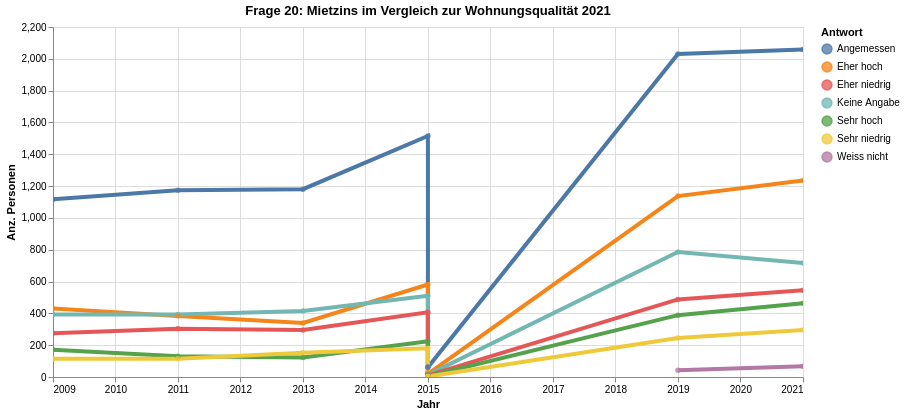

Notebook cell for this chart:
### Code cell
myTitle="Frage 20: Mietzins im Vergleich zur Wohnungsqualität 2021 "

highlight = alt.selection(type='single', on='mouseover',
                          fields=['A3009aa01'], nearest=True)
#x='date:StichtagDatJahr',
base = alt.Chart(myAgg.reset_index().query('sum_sgewicht>0'), title=myTitle).encode(
    x=alt.X('Jahr', axis=alt.Axis(title='Jahr'))# , axis=alt.Axis(format='%', title='percentage')
    , y=alt.X('sum_sgewicht', axis=alt.Axis(title='Anz. Personen'))
    , color=alt.Color('A3009aa01', legend=alt.Legend(title="Antwort", orient="right"))  
    ,tooltip=['Jahr', 'A3009aa01','sum_sgewicht']    
)
points = base.mark_circle().encode(
    opacity=alt.value(0.75)
).add_selection(
    highlight
).properties(
    width=750 , height=350
)
lines = base.mark_line().encode(
    size=alt.condition(~highlight, alt.value(0.5), alt.value(4))
).interactive()

lines + points

### Figure 1 — Vega-Lite specification as saved in the notebook (floating-point values rounded to 4 significant figures)
{"config": {"view": {"continuousWidth": 400, "continuousHeight": 300}}, "layer": [{"mark": "line", "encoding": {"color": {"type": "nominal", "field": "A3009aa01", "legend": {"orient": "right", "title": "Antwort"}}, "size": {"condition": {"value": 0.5, "selection": {"not": "selector018"}}, "value": 4}, "tooltip": [{"type": "temporal", "field": "Jahr"}, {"type": "nominal", "field": "A3009aa01"}, {"type": "quantitative", "field": "sum_sgewicht"}], "x": {"type": "temporal", "axis": {"title": "Jahr"}, "field": "Jahr"}, "y": {"type": "quantitative", "axis": {"title": "Anz. Personen"}, "field": "sum_sgewicht"}}, "selection": {"selector019": {"type": "interval", "bind": "scales", "encodings": ["x", "y"]}}, "title": "Frage 20: Mietzins im Vergleich zur Wohnungsqualität 2021 "}, {"mark": "circle", "encoding": {"color": {"type": "nominal", "field": "A3009aa01", "legend": {"orient": "right", "title": "Antwort"}}, "opacity": {"value": 0.75}, "tooltip": [{"type": "temporal", "field": "Jahr"}, {"type": "nominal", "field": "A3009aa01"}, {"type": "quantitative", "field": "sum_sgewicht"}], "x": {"type": "temporal", "axis": {"title": "Jahr"}, "field": "Jahr"}, "y": {"type": "quantitative", "axis": {"title": "Anz. Personen"}, "field": "sum_sgewicht"}}, "height": 350, "selection": {"selector018": {"type": "single", "on": "mouseover", "fields": ["A3009aa01"], "nearest": true}}, "title": "Frage 20: Mietzins im Vergleich zur Wohnungsqualität 2021 ", "width": 750}], "data": {"name": "data-5b38b33843eb2d612a5a172c94276612"}, "$schema": "https://vega.github.io/schema/vega-lite/v4.8.1.json", "datasets": {"data-5b38b33843eb2d612a5a172c94276612": [{"Jahr": "2021-01-01T00:00:00", "A3009aa01": "Angemessen", "fbversion": "Keine Angabe", "sum_sgewicht": 2059.0}, {"Jahr": "2019-01-01T00:00:00", "A3009aa01": "Angemessen", "fbversion": "Keine Angabe", "sum_sgewicht": 2030.0}, {"Jahr": "2015-01-01T00:00:00", "A3009aa01": "Angemessen", "fbversion": "Keine Angabe", "sum_sgewicht": 1515.0}, {"Jahr": "2021-01-01T00:00:00", "A3009aa01": "Eher hoch", "fbversion": "Keine Angabe", "sum_sgewicht": 1235.0}, {"Jahr": "2013-01-01T00:00:00", "A3009aa01": "Angemessen", "fbversion": "Keine Angabe", "sum_sgewicht": 1181.0}, {"Jahr": "2011-01-01T00:00:00", "A3009aa01": "Angemessen", "fbversion": "Keine Angabe", "sum_sgewicht": 1173.0}, {"Jahr": "2019-01-01T00:00:00", "A3009aa01": "Eher hoch", "fbversion": "Keine Angabe", "sum_sgewicht": 1137.0}, {"Jahr": "2009-01-01T00:00:00", "A3009aa01": "Angemessen", "fbversion": "Keine Angabe", "sum_sgewicht": 1116.0}, {"Jahr": "2019-01-01T00:00:00", "A3009aa01": "Keine Angabe", "fbversion": "Keine Angabe", "sum_sgewicht": 785.6}, {"Jahr": "2021-01-01T00:00:00", "A3009aa01": "Keine Angabe", "fbversion": "Keine Angabe", "sum_sgewicht": 716.0}, {"Jahr": "2015-01-01T00:00:00", "A3009aa01": "Eher hoch", "fbversion": "Keine Angabe", "sum_sgewicht": 581.1}, {"Jahr": "2021-01-01T00:00:00", "A3009aa01": "Eher niedrig", "fbversion": "Keine Angabe", "sum_sgewicht": 545.2}, {"Jahr": "2015-01-01T00:00:00", "A3009aa01": "Keine Angabe", "fbversion": "Keine Angabe", "sum_sgewicht": 511.3}, {"Jahr": "2019-01-01T00:00:00", "A3009aa01": "Eher niedrig", "fbversion": "Keine Angabe", "sum_sgewicht": 487.8}, {"Jahr": "2021-01-01T00:00:00", "A3009aa01": "Sehr hoch", "fbversion": "Keine Angabe", "sum_sgewicht": 463.2}, {"Jahr": "2009-01-01T00:00:00", "A3009aa01": "Eher hoch", "fbversion": "Keine Angabe", "sum_sgewicht": 430.7}, {"Jahr": "2013-01-01T00:00:00", "A3009aa01": "Keine Angabe", "fbversion": "Keine Angabe", "sum_sgewicht": 414.9}, {"Jahr": "2015-01-01T00:00:00", "A3009aa01": "Eher niedrig", "fbversion": "Keine Angabe", "sum_sgewicht": 407.1}, {"Jahr": "2011-01-01T00:00:00", "A3009aa01": "Keine Angabe", "fbversion": "Keine Angabe", "sum_sgewicht": 393.6}, {"Jahr": "2009-01-01T00:00:00", "A3009aa01": "Keine Angabe", "fbversion": "Keine Angabe", "sum_sgewicht": 392.2}, {"Jahr": "2019-01-01T00:00:00", "A3009aa01": "Sehr hoch", "fbversion": "Keine Angabe", "sum_sgewicht": 388.8}, {"Jahr": "2011-01-01T00:00:00", "A3009aa01": "Eher hoch", "fbversion": "Keine Angabe", "sum_sgewicht": 384.2}, {"Jahr": "2013-01-01T00:00:00", "A3009aa01": "Eher hoch", "fbversion": "Keine Angabe", "sum_sgewicht": 339.3}, {"Jahr": "2011-01-01T00:00:00", "A3009aa01": "Eher niedrig", "fbversion": "Keine Angabe", "sum_sgewicht": 303.6}, {"Jahr": "2013-01-01T00:00:00", "A3009aa01": "Eher niedrig", "fbversion": "Keine Angabe", "sum_sgewicht": 295.4}, {"Jahr": "2021-01-01T00:00:00", "A3009aa01": "Sehr niedrig", "fbversion": "Keine Angabe", "sum_sgewicht": 295.1}, {"Jahr": "2009-01-01T00:00:00", "A3009aa01": "Eher niedrig", "fbversion": "Keine Angabe", "sum_sgewicht": 275.3}, {"Jahr": "2019-01-01T00:00:00", "A3009aa01": "Sehr niedrig", "fbversion": "Keine Angabe", "sum_sgewicht": 245.2}, {"Jahr": "2015-01-01T00:00:00", "A3009aa01": "Sehr hoch", "fbversion": "Keine Angabe", "sum_sgewicht": 224.4}, {"Jahr": "2015-01-01T00:00:00", "A3009aa01": "Sehr niedrig", "fbversion": "Keine Angabe", "sum_sgewicht": 180.2}, {"Jahr": "2009-01-01T00:00:00", "A3009aa01": "Sehr hoch", "fbversion": "Keine Angabe", "sum_sgewicht": 171.3}, {"Jahr": "2013-01-01T00:00:00", "A3009aa01": "Sehr niedrig", "fbversion": "Keine Angabe", "sum_sgewicht": 152.8}, {"Jahr": "2011-01-01T00:00:00", "A3009aa01": "Sehr hoch", "fbversion": "Keine Angabe", "sum_sgewicht": 130.4}, {"Jahr": "2013-01-01T00:00:00", "A3009aa01": "Sehr hoch", "fbversion": "Keine Angabe", "sum_sgewicht": 121.9}, {"Jahr": "2009-01-01T00:00:00", "A3009aa01": "Sehr niedrig", "fbversion": "Keine Angabe", "sum_sgewicht": 115.1}, {"Jahr": "2011-01-01T00:00:00", "A3009aa01": "Sehr niedrig", "fbversion": "Keine Angabe", "sum_sgewicht": 114.7}, {"Jahr": "2021-01-01T00:00:00", "A3009aa01": "Weiss nicht", "fbversion": "Keine Angabe", "sum_sgewicht": 68.07}, {"Jahr": "2015-01-01T00:00:00", "A3009aa01": "Angemessen", "fbversion": "V2", "sum_sgewicht": 63.6}, {"Jahr": "2015-01-01T00:00:00", "A3009aa01": "Angemessen", "fbversion": "V1", "sum_sgewicht": 60.96}, {"Jahr": "2019-01-01T00:00:00", "A3009aa01": "Weiss nicht", "fbversion": "Keine Angabe", "sum_sgewicht": 42.4}, {"Jahr": "2015-01-01T00:00:00", "A3009aa01": "Eher hoch", "fbversion": "V1", "sum_sgewicht": 27.55}, {"Jahr": "2015-01-01T00:00:00", "A3009aa01": "Eher hoch", "fbversion": "V2", "sum_sgewicht": 19.65}, {"Jahr": "2015-01-01T00:00:00", "A3009aa01": "Keine Angabe", "fbversion": "V1", "sum_sgewicht": 18.78}, {"Jahr": "2015-01-01T00:00:00", "A3009aa01": "Eher niedrig", "fbversion": "V1", "sum_sgewicht": 14.86}, {"Jahr": "2015-01-01T00:00:00", "A3009aa01": "Keine Angabe", "fbversion": "V2", "sum_sgewicht": 13.57}, {"Jahr": "2015-01-01T00:00:00", "A3009aa01": "Sehr hoch", "fbversion": "V1", "sum_sgewicht": 13.04}, {"Jahr": "2015-01-01T00:00:00", "A3009aa01": "Eher niedrig", "fbversion": "V2", "sum_sgewicht": 10.18}, {"Jahr": "2015-01-01T00:00:00", "A3009aa01": "Sehr hoch", "fbversion": "V2", "sum_sgewicht": 5.03}, {"Jahr": "2015-01-01T00:00:00", "A3009aa01": "Sehr niedrig", "fbversion": "V2", "sum_sgewicht": 3.207}, {"Jahr": "2015-01-01T00:00:00", "A3009aa01": "Sehr niedrig", "fbversion": "V1", "sum_sgewicht": 2.791}]}}
